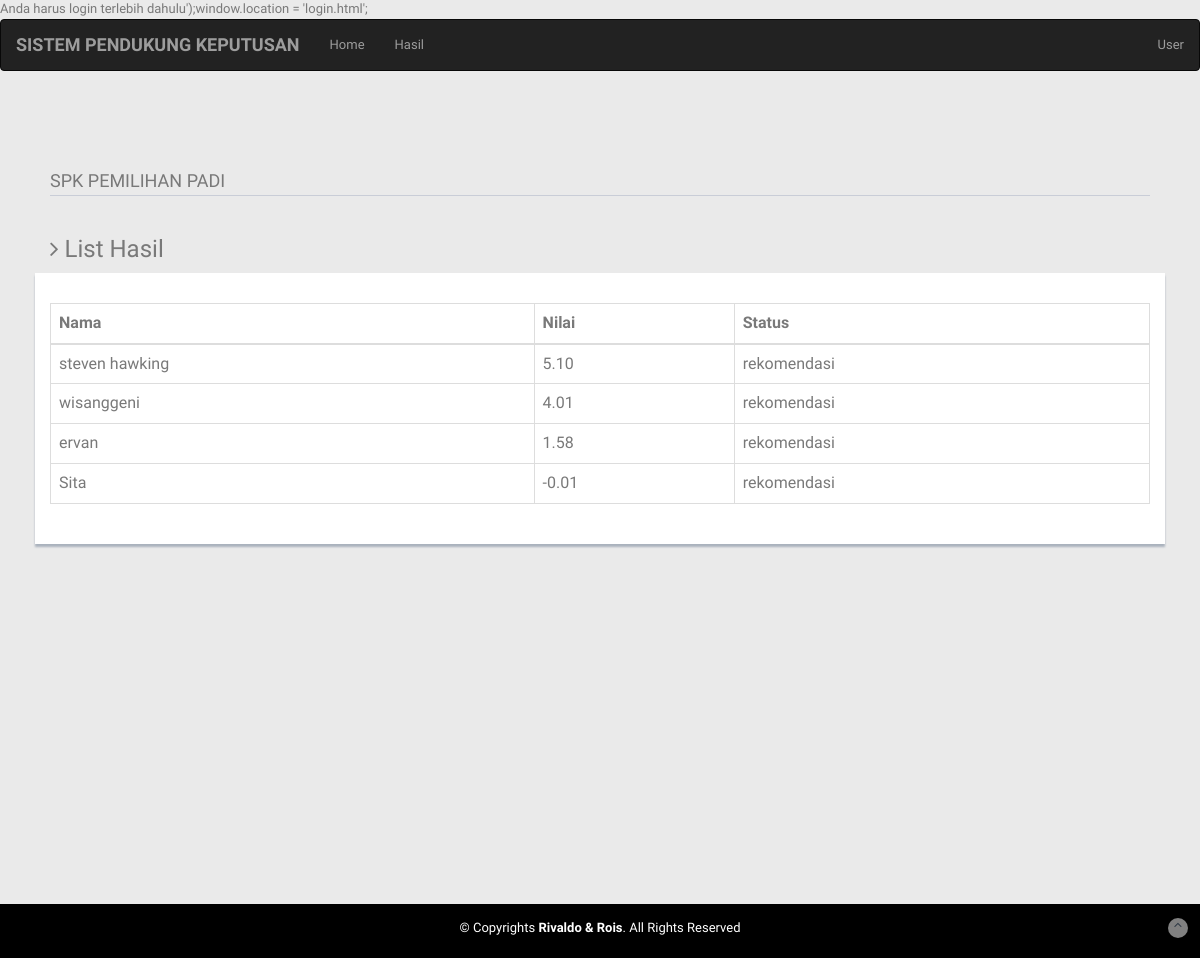
/index.php?module=list_detail_alternatif&&tanggal=2020-02-22 18:35:16, run on the app's committed database.
### tables this page shows
CREATE TABLE `tabel_hasil` (
  `id_hasil` int(5) NOT NULL,
  `nama` varchar(50) NOT NULL,
  `nilai` double NOT NULL,
  `tanggal` timestamp NOT NULL DEFAULT CURRENT_TIMESTAMP ON UPDATE CURRENT_TIMESTAMP,
  `status` varchar(25) NOT NULL
);

### pages/hasil/list_alternatif.php (the view, shortened to what this page needs)
<h3><i class="fa fa-angle-right"></i> List Hasil</h3>
        <div class="row mb">
          <div class="content-panel">
            <div class="adv-table" style="padding: 15px;">
              <table cellpadding="0" cellspacing="0" border="0" class="display table table-bordered" id="myDataTables">
                <thead>
                  <tr>
                    <th>Nama</th>
                    <th>Nilai</th>
                    <th>Status</th>
                  </tr>
                </thead>
                <tbody>
          <?php
          $sql = "SELECT * FROM tabel_hasil WHERE tanggal = '$_GET[tanggal]'";
          $result = mysqli_query($koneksi, $sql);
              while ($row = mysqli_fetch_assoc($result)) {
          ?>
                  <tr class="gradeX">
                    <td><?=$row['nama']?></td>
                    <td><?php echo number_format($row['nilai'],2)?></td>
                    <td><?=$row['status']?></td>
                  </tr>
          <?php
              }
          ?>
                </tbody>
              </table>
            </div>
          </div>
        </div>

### css/style.css (style rules this page uses)
body { color: #797979; background: #eaeaea; font-family: 'Ruda', sans-serif; padding: 0px !important; margin: 0px !important; font-size:13px; }
.mb { margin-bottom: 25px; }
.content-panel { background: #ffffff; box-shadow: 0px 3px 2px #aab2bd; padding-top: 15px; padding-bottom: 5px; }

### data on the page
tabel_hasil: nama "steven hawking", nilai "5.10", status "rekomendasi"
tabel_hasil: nama "wisanggeni", nilai "4.01", status "rekomendasi"
tabel_hasil: nama "ervan", nilai "1.58", status "rekomendasi"
tabel_hasil: nama "Sita", nilai "-0.01", status "rekomendasi"
